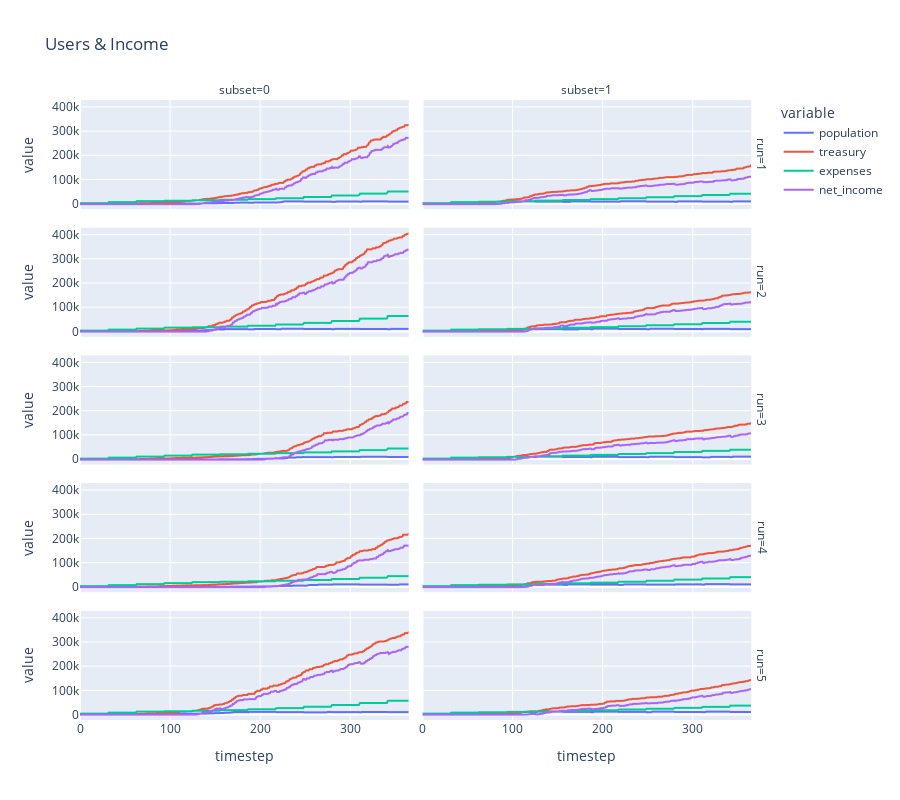

Notebook source saved alongside this figure:
### Markdown cell above
## 6. Analysis

### Code cell
px.line(
    df,
    x='timestep', # Variable on the horizontal axis
    y=['population', 'treasury', 'expenses', 'net_income'], # Variables on the vertical axis
    facet_row='run',
    facet_col='subset',
    title='Users & Income',

    height=800,
)

### Figure 1 — Plotly figure (JSON) as saved in the notebook; plotly's stock layout.template omitted (floating-point values rounded to 4 significant figures; data arrays with more than 128 entries replaced by an {"elided": "..."} marker saying what was removed)
{"data": [{"hovertemplate": "variable=population<br>run=1<br>subset=0<br>timestep=%{x}<br>value=%{y}<extra></extra>", "legendgroup": "population", "line": {"color": "#636efa", "dash": "solid"}, "mode": "lines", "name": "population", "showlegend": true, "type": "scattergl", "x": {"elided": "366 int values"}, "xaxis": "x9", "y": {"elided": "366 int values"}, "yaxis": "y9"}, {"hovertemplate": "variable=population<br>run=1<br>subset=1<br>timestep=%{x}<br>value=%{y}<extra></extra>", "legendgroup": "population", "line": {"color": "#636efa", "dash": "solid"}, "mode": "lines", "name": "population", "showlegend": false, "type": "scattergl", "x": {"elided": "366 int values"}, "xaxis": "x10", "y": {"elided": "366 int values"}, "yaxis": "y10"}, {"hovertemplate": "variable=population<br>run=2<br>subset=0<br>timestep=%{x}<br>value=%{y}<extra></extra>", "legendgroup": "population", "line": {"color": "#636efa", "dash": "solid"}, "mode": "lines", "name": "population", "showlegend": false, "type": "scattergl", "x": {"elided": "366 int values"}, "xaxis": "x7", "y": {"elided": "366 int values"}, "yaxis": "y7"}, {"hovertemplate": "variable=population<br>run=2<br>subset=1<br>timestep=%{x}<br>value=%{y}<extra></extra>", "legendgroup": "population", "line": {"color": "#636efa", "dash": "solid"}, "mode": "lines", "name": "population", "showlegend": false, "type": "scattergl", "x": {"elided": "366 int values"}, "xaxis": "x8", "y": {"elided": "366 int values"}, "yaxis": "y8"}, {"hovertemplate": "variable=population<br>run=3<br>subset=0<br>timestep=%{x}<br>value=%{y}<extra></extra>", "legendgroup": "population", "line": {"color": "#636efa", "dash": "solid"}, "mode": "lines", "name": "population", "showlegend": false, "type": "scattergl", "x": {"elided": "366 int values"}, "xaxis": "x5", "y": {"elided": "366 int values"}, "yaxis": "y5"}, {"hovertemplate": "variable=population<br>run=3<br>subset=1<br>timestep=%{x}<br>value=%{y}<extra></extra>", "legendgroup": "population", "line": {"color": "#636efa", "dash": "solid"}, "mode": "lines", "name": "population", "showlegend": false, "type": "scattergl", "x": {"elided": "366 int values"}, "xaxis": "x6", "y": {"elided": "366 int values"}, "yaxis": "y6"}, {"hovertemplate": "variable=population<br>run=4<br>subset=0<br>timestep=%{x}<br>value=%{y}<extra></extra>", "legendgroup": "population", "line": {"color": "#636efa", "dash": "solid"}, "mode": "lines", "name": "population", "showlegend": false, "type": "scattergl", "x": {"elided": "366 int values"}, "xaxis": "x3", "y": {"elided": "366 int values"}, "yaxis": "y3"}, {"hovertemplate": "variable=population<br>run=4<br>subset=1<br>timestep=%{x}<br>value=%{y}<extra></extra>", "legendgroup": "population", "line": {"color": "#636efa", "dash": "solid"}, "mode": "lines", "name": "population", "showlegend": false, "type": "scattergl", "x": {"elided": "366 int values"}, "xaxis": "x4", "y": {"elided": "366 int values"}, "yaxis": "y4"}, {"hovertemplate": "variable=population<br>run=5<br>subset=0<br>timestep=%{x}<br>value=%{y}<extra></extra>", "legendgroup": "population", "line": {"color": "#636efa", "dash": "solid"}, "mode": "lines", "name": "population", "showlegend": false, "type": "scattergl", "x": {"elided": "366 int values"}, "xaxis": "x", "y": {"elided": "366 int values"}, "yaxis": "y"}, {"hovertemplate": "variable=population<br>run=5<br>subset=1<br>timestep=%{x}<br>value=%{y}<extra></extra>", "legendgroup": "population", "line": {"color": "#636efa", "dash": "solid"}, "mode": "lines", "name": "population", "showlegend": false, "type": "scattergl", "x": {"elided": "366 int values"}, "xaxis": "x2", "y": {"elided": "366 int values"}, "yaxis": "y2"}, {"hovertemplate": "variable=treasury<br>run=1<br>subset=0<br>timestep=%{x}<br>value=%{y}<extra></extra>", "legendgroup": "treasury", "line": {"color": "#EF553B", "dash": "solid"}, "mode": "lines", "name": "treasury", "showlegend": true, "type": "scattergl", "x": {"elided": "366 int values"}, "xaxis": "x9", "y": {"elided": "366 float values"}, "yaxis": "y9"}, {"hovertemplate": "variable=treasury<br>run=1<br>subset=1<br>timestep=%{x}<br>value=%{y}<extra></extra>", "legendgroup": "treasury", "line": {"color": "#EF553B", "dash": "solid"}, "mode": "lines", "name": "treasury", "showlegend": false, "type": "scattergl", "x": {"elided": "366 int values"}, "xaxis": "x10", "y": {"elided": "366 float values"}, "yaxis": "y10"}, {"hovertemplate": "variable=treasury<br>run=2<br>subset=0<br>timestep=%{x}<br>value=%{y}<extra></extra>", "legendgroup": "treasury", "line": {"color": "#EF553B", "dash": "solid"}, "mode": "lines", "name": "treasury", "showlegend": false, "type": "scattergl", "x": {"elided": "366 int values"}, "xaxis": "x7", "y": {"elided": "366 float values"}, "yaxis": "y7"}, {"hovertemplate": "variable=treasury<br>run=2<br>subset=1<br>timestep=%{x}<br>value=%{y}<extra></extra>", "legendgroup": "treasury", "line": {"color": "#EF553B", "dash": "solid"}, "mode": "lines", "name": "treasury", "showlegend": false, "type": "scattergl", "x": {"elided": "366 int values"}, "xaxis": "x8", "y": {"elided": "366 float values"}, "yaxis": "y8"}, {"hovertemplate": "variable=treasury<br>run=3<br>subset=0<br>timestep=%{x}<br>value=%{y}<extra></extra>", "legendgroup": "treasury", "line": {"color": "#EF553B", "dash": "solid"}, "mode": "lines", "name": "treasury", "showlegend": false, "type": "scattergl", "x": {"elided": "366 int values"}, "xaxis": "x5", "y": {"elided": "366 float values"}, "yaxis": "y5"}, {"hovertemplate": "variable=treasury<br>run=3<br>subset=1<br>timestep=%{x}<br>value=%{y}<extra></extra>", "legendgroup": "treasury", "line": {"color": "#EF553B", "dash": "solid"}, "mode": "lines", "name": "treasury", "showlegend": false, "type": "scattergl", "x": {"elided": "366 int values"}, "xaxis": "x6", "y": {"elided": "366 float values"}, "yaxis": "y6"}, {"hovertemplate": "variable=treasury<br>run=4<br>subset=0<br>timestep=%{x}<br>value=%{y}<extra></extra>", "legendgroup": "treasury", "line": {"color": "#EF553B", "dash": "solid"}, "mode": "lines", "name": "treasury", "showlegend": false, "type": "scattergl", "x": {"elided": "366 int values"}, "xaxis": "x3", "y": {"elided": "366 float values"}, "yaxis": "y3"}, {"hovertemplate": "variable=treasury<br>run=4<br>subset=1<br>timestep=%{x}<br>value=%{y}<extra></extra>", "legendgroup": "treasury", "line": {"color": "#EF553B", "dash": "solid"}, "mode": "lines", "name": "treasury", "showlegend": false, "type": "scattergl", "x": {"elided": "366 int values"}, "xaxis": "x4", "y": {"elided": "366 float values"}, "yaxis": "y4"}, {"hovertemplate": "variable=treasury<br>run=5<br>subset=0<br>timestep=%{x}<br>value=%{y}<extra></extra>", "legendgroup": "treasury", "line": {"color": "#EF553B", "dash": "solid"}, "mode": "lines", "name": "treasury", "showlegend": false, "type": "scattergl", "x": {"elided": "366 int values"}, "xaxis": "x", "y": {"elided": "366 float values"}, "yaxis": "y"}, {"hovertemplate": "variable=treasury<br>run=5<br>subset=1<br>timestep=%{x}<br>value=%{y}<extra></extra>", "legendgroup": "treasury", "line": {"color": "#EF553B", "dash": "solid"}, "mode": "lines", "name": "treasury", "showlegend": false, "type": "scattergl", "x": {"elided": "366 int values"}, "xaxis": "x2", "y": {"elided": "366 float values"}, "yaxis": "y2"}, {"hovertemplate": "variable=expenses<br>run=1<br>subset=0<br>timestep=%{x}<br>value=%{y}<extra></extra>", "legendgroup": "expenses", "line": {"color": "#00cc96", "dash": "solid"}, "mode": "lines", "name": "expenses", "showlegend": true, "type": "scattergl", "x": {"elided": "366 int values"}, "xaxis": "x9", "y": {"elided": "366 float values"}, "yaxis": "y9"}, {"hovertemplate": "variable=expenses<br>run=1<br>subset=1<br>timestep=%{x}<br>value=%{y}<extra></extra>", "legendgroup": "expenses", "line": {"color": "#00cc96", "dash": "solid"}, "mode": "lines", "name": "expenses", "showlegend": false, "type": "scattergl", "x": {"elided": "366 int values"}, "xaxis": "x10", "y": {"elided": "366 float values"}, "yaxis": "y10"}, {"hovertemplate": "variable=expenses<br>run=2<br>subset=0<br>timestep=%{x}<br>value=%{y}<extra></extra>", "legendgroup": "expenses", "line": {"color": "#00cc96", "dash": "solid"}, "mode": "lines", "name": "expenses", "showlegend": false, "type": "scattergl", "x": {"elided": "366 int values"}, "xaxis": "x7", "y": {"elided": "366 float values"}, "yaxis": "y7"}, {"hovertemplate": "variable=expenses<br>run=2<br>subset=1<br>timestep=%{x}<br>value=%{y}<extra></extra>", "legendgroup": "expenses", "line": {"color": "#00cc96", "dash": "solid"}, "mode": "lines", "name": "expenses", "showlegend": false, "type": "scattergl", "x": {"elided": "366 int values"}, "xaxis": "x8", "y": {"elided": "366 float values"}, "yaxis": "y8"}, {"hovertemplate": "variable=expenses<br>run=3<br>subset=0<br>timestep=%{x}<br>value=%{y}<extra></extra>", "legendgroup": "expenses", "line": {"color": "#00cc96", "dash": "solid"}, "mode": "lines", "name": "expenses", "showlegend": false, "type": "scattergl", "x": {"elided": "366 int values"}, "xaxis": "x5", "y": {"elided": "366 float values"}, "yaxis": "y5"}, {"hovertemplate": "variable=expenses<br>run=3<br>subset=1<br>timestep=%{x}<br>value=%{y}<extra></extra>", "legendgroup": "expenses", "line": {"color": "#00cc96", "dash": "solid"}, "mode": "lines", "name": "expenses", "showlegend": false, "type": "scattergl", "x": {"elided": "366 int values"}, "xaxis": "x6", "y": {"elided": "366 float values"}, "yaxis": "y6"}, {"hovertemplate": "variable=expenses<br>run=4<br>subset=0<br>timestep=%{x}<br>value=%{y}<extra></extra>", "legendgroup": "expenses", "line": {"color": "#00cc96", "dash": "solid"}, "mode": "lines", "name": "expenses", "showlegend": false, "type": "scattergl", "x": {"elided": "366 int values"}, "xaxis": "x3", "y": {"elided": "366 float values"}, "yaxis": "y3"}, {"hovertemplate": "variable=expenses<br>run=4<br>subset=1<br>timestep=%{x}<br>value=%{y}<extra></extra>", "legendgroup": "expenses", "line": {"color": "#00cc96", "dash": "solid"}, "mode": "lines", "name": "expenses", "showlegend": false, "type": "scattergl", "x": {"elided": "366 int values"}, "xaxis": "x4", "y": {"elided": "366 float values"}, "yaxis": "y4"}, {"hovertemplate": "variable=expenses<br>run=5<br>subset=0<br>timestep=%{x}<br>value=%{y}<extra></extra>", "legendgroup": "expenses", "line": {"color": "#00cc96", "dash": "solid"}, "mode": "lines", "name": "expenses", "showlegend": false, "type": "scattergl", "x": {"elided": "366 int values"}, "xaxis": "x", "y": {"elided": "366 float values"}, "yaxis": "y"}, {"hovertemplate": "variable=expenses<br>run=5<br>subset=1<br>timestep=%{x}<br>value=%{y}<extra></extra>", "legendgroup": "expenses", "line": {"color": "#00cc96", "dash": "solid"}, "mode": "lines", "name": "expenses", "showlegend": false, "type": "scattergl", "x": {"elided": "366 int values"}, "xaxis": "x2", "y": {"elided": "366 float values"}, "yaxis": "y2"}, {"hovertemplate": "variable=net_income<br>run=1<br>subset=0<br>timestep=%{x}<br>value=%{y}<extra></extra>", "legendgroup": "net_income", "line": {"color": "#ab63fa", "dash": "solid"}, "mode": "lines", "name": "net_income", "showlegend": true, "type": "scattergl", "x": {"elided": "366 int values"}, "xaxis": "x9", "y": {"elided": "366 float values"}, "yaxis": "y9"}, {"hovertemplate": "variable=net_income<br>run=1<br>subset=1<br>timestep=%{x}<br>value=%{y}<extra></extra>", "legendgroup": "net_income", "line": {"color": "#ab63fa", "dash": "solid"}, "mode": "lines", "name": "net_income", "showlegend": false, "type": "scattergl", "x": {"elided": "366 int values"}, "xaxis": "x10", "y": {"elided": "366 float values"}, "yaxis": "y10"}, {"hovertemplate": "variable=net_income<br>run=2<br>subset=0<br>timestep=%{x}<br>value=%{y}<extra></extra>", "legendgroup": "net_income", "line": {"color": "#ab63fa", "dash": "solid"}, "mode": "lines", "name": "net_income", "showlegend": false, "type": "scattergl", "x": {"elided": "366 int values"}, "xaxis": "x7", "y": {"elided": "366 float values"}, "yaxis": "y7"}, {"hovertemplate": "variable=net_income<br>run=2<br>subset=1<br>timestep=%{x}<br>value=%{y}<extra></extra>", "legendgroup": "net_income", "line": {"color": "#ab63fa", "dash": "solid"}, "mode": "lines", "name": "net_income", "showlegend": false, "type": "scattergl", "x": {"elided": "366 int values"}, "xaxis": "x8", "y": {"elided": "366 float values"}, "yaxis": "y8"}, {"hovertemplate": "variable=net_income<br>run=3<br>subset=0<br>timestep=%{x}<br>value=%{y}<extra></extra>", "legendgroup": "net_income", "line": {"color": "#ab63fa", "dash": "solid"}, "mode": "lines", "name": "net_income", "showlegend": false, "type": "scattergl", "x": {"elided": "366 int values"}, "xaxis": "x5", "y": {"elided": "366 float values"}, "yaxis": "y5"}, {"hovertemplate": "variable=net_income<br>run=3<br>subset=1<br>timestep=%{x}<br>value=%{y}<extra></extra>", "legendgroup": "net_income", "line": {"color": "#ab63fa", "dash": "solid"}, "mode": "lines", "name": "net_income", "showlegend": false, "type": "scattergl", "x": {"elided": "366 int values"}, "xaxis": "x6", "y": {"elided": "366 float values"}, "yaxis": "y6"}, {"hovertemplate": "variable=net_income<br>run=4<br>subset=0<br>timestep=%{x}<br>value=%{y}<extra></extra>", "legendgroup": "net_income", "line": {"color": "#ab63fa", "dash": "solid"}, "mode": "lines", "name": "net_income", "showlegend": false, "type": "scattergl", "x": {"elided": "366 int values"}, "xaxis": "x3", "y": {"elided": "366 float values"}, "yaxis": "y3"}, {"hovertemplate": "variable=net_income<br>run=4<br>subset=1<br>timestep=%{x}<br>value=%{y}<extra></extra>", "legendgroup": "net_income", "line": {"color": "#ab63fa", "dash": "solid"}, "mode": "lines", "name": "net_income", "showlegend": false, "type": "scattergl", "x": {"elided": "366 int values"}, "xaxis": "x4", "y": {"elided": "366 float values"}, "yaxis": "y4"}, {"hovertemplate": "variable=net_income<br>run=5<br>subset=0<br>timestep=%{x}<br>value=%{y}<extra></extra>", "legendgroup": "net_income", "line": {"color": "#ab63fa", "dash": "solid"}, "mode": "lines", "name": "net_income", "showlegend": false, "type": "scattergl", "x": {"elided": "366 int values"}, "xaxis": "x", "y": {"elided": "366 float values"}, "yaxis": "y"}, {"hovertemplate": "variable=net_income<br>run=5<br>subset=1<br>timestep=%{x}<br>value=%{y}<extra></extra>", "legendgroup": "net_income", "line": {"color": "#ab63fa", "dash": "solid"}, "mode": "lines", "name": "net_income", "showlegend": false, "type": "scattergl", "x": {"elided": "366 int values"}, "xaxis": "x2", "y": {"elided": "366 float values"}, "yaxis": "y2"}], "layout": {"annotations": [{"font": {}, "showarrow": false, "text": "subset=0", "x": 0.24, "xanchor": "center", "xref": "paper", "y": 1, "yanchor": "bottom", "yref": "paper"}, {"font": {}, "showarrow": false, "text": "subset=1", "x": 0.74, "xanchor": "center", "xref": "paper", "y": 1, "yanchor": "bottom", "yref": "paper"}, {"font": {}, "showarrow": false, "text": "run=5", "textangle": 90, "x": 0.98, "xanchor": "left", "xref": "paper", "y": 0.088, "yanchor": "middle", "yref": "paper"}, {"font": {}, "showarrow": false, "text": "run=4", "textangle": 90, "x": 0.98, "xanchor": "left", "xref": "paper", "y": 0.294, "yanchor": "middle", "yref": "paper"}, {"font": {}, "showarrow": false, "text": "run=3", "textangle": 90, "x": 0.98, "xanchor": "left", "xref": "paper", "y": 0.5, "yanchor": "middle", "yref": "paper"}, {"font": {}, "showarrow": false, "text": "run=2", "textangle": 90, "x": 0.98, "xanchor": "left", "xref": "paper", "y": 0.706, "yanchor": "middle", "yref": "paper"}, {"font": {}, "showarrow": false, "text": "run=1", "textangle": 90, "x": 0.98, "xanchor": "left", "xref": "paper", "y": 0.912, "yanchor": "middle", "yref": "paper"}], "height": 800, "legend": {"title": {"text": "variable"}, "tracegroupgap": 0}, "title": {"text": "Users & Income"}, "xaxis": {"anchor": "y", "domain": [0, 0.48], "title": {"text": "timestep"}}, "xaxis10": {"anchor": "y10", "domain": [0.5, 0.98], "matches": "x", "showticklabels": false}, "xaxis2": {"anchor": "y2", "domain": [0.5, 0.98], "matches": "x", "title": {"text": "timestep"}}, "xaxis3": {"anchor": "y3", "domain": [0, 0.48], "matches": "x", "showticklabels": false}, "xaxis4": {"anchor": "y4", "domain": [0.5, 0.98], "matches": "x", "showticklabels": false}, "xaxis5": {"anchor": "y5", "domain": [0, 0.48], "matches": "x", "showticklabels": false}, "xaxis6": {"anchor": "y6", "domain": [0.5, 0.98], "matches": "x", "showticklabels": false}, "xaxis7": {"anchor": "y7", "domain": [0, 0.48], "matches": "x", "showticklabels": false}, "xaxis8": {"anchor": "y8", "domain": [0.5, 0.98], "matches": "x", "showticklabels": false}, "xaxis9": {"anchor": "y9", "domain": [0, 0.48], "matches": "x", "showticklabels": false}, "yaxis": {"anchor": "x", "domain": [0, 0.176], "title": {"text": "value"}}, "yaxis10": {"anchor": "x10", "domain": [0.824, 1], "matches": "y", "showticklabels": false}, "yaxis2": {"anchor": "x2", "domain": [0, 0.176], "matches": "y", "showticklabels": false}, "yaxis3": {"anchor": "x3", "domain": [0.206, 0.382], "matches": "y", "title": {"text": "value"}}, "yaxis4": {"anchor": "x4", "domain": [0.206, 0.382], "matches": "y", "showticklabels": false}, "yaxis5": {"anchor": "x5", "domain": [0.412, 0.588], "matches": "y", "title": {"text": "value"}}, "yaxis6": {"anchor": "x6", "domain": [0.412, 0.588], "matches": "y", "showticklabels": false}, "yaxis7": {"anchor": "x7", "domain": [0.618, 0.794], "matches": "y", "title": {"text": "value"}}, "yaxis8": {"anchor": "x8", "domain": [0.618, 0.794], "matches": "y", "showticklabels": false}, "yaxis9": {"anchor": "x9", "domain": [0.824, 1], "matches": "y", "title": {"text": "value"}}}}
